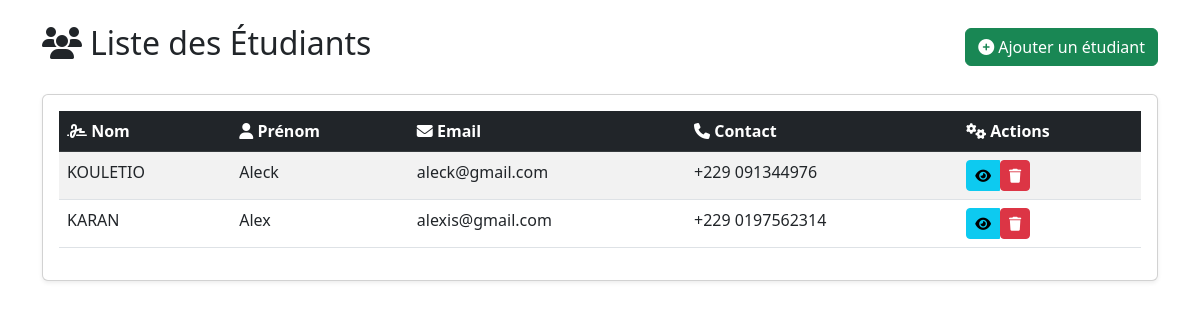
The app's page /, older data.
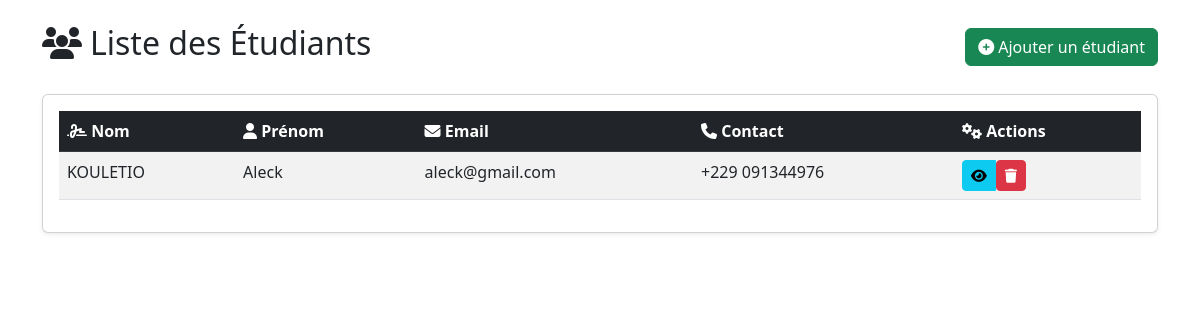
The same page, newer data.
### etudiants/models.py (models this page shows, shortened)
class User(models.Model):
    nom = models.CharField(max_length=100)
    prenom = models.CharField(max_length=100)
    email = models.EmailField(unique=True)
    contact = models.CharField(max_length=15, blank=True, null=True)
    is_valid = models.BooleanField(default=False, null=True)
    class Meta:
        ordering = ["-nom"]

### etudiants/views.py (the view)
# urls.py: path('', views.list_etudiants, name='liste_etudiants'),
def list_etudiants(request):
    with connection.cursor() as cursor :
        cursor.execute("SELECT id, nom, prenom, email, contact FROM etudiants_user")
        rows = cursor.fetchall()
    etudiants = []
    for r in rows:
        etudiants.append({
            'id': r[0],
            'nom': r[1],
            'prenom': r[2],
            'email': r[3],
            'contact': r[4],
            })
    return render(request, 'etudiants/home.html', {'etudiants':etudiants})

### etudiants/templates/etudiants/home.html (shortened to what this page needs)
{% extends 'etudiants/base.html' %}
{% load static %}
{% block content %}
<div class="container mt-4">
    <div class="d-flex justify-content-between align-items-center mb-4">
        <h2><i class="fas fa-users me-2"></i>Liste des Étudiants</h2>
        <a href="{% url 'etudiants:ajouter_etudiant' %}" class="btn btn-success">
            <i class="fas fa-plus-circle me-1"></i>Ajouter un étudiant
        </a>
    </div>
    <div class="card shadow-sm">
        <div class="card-body">
            <div class="table-responsive">
                <table class="table table-hover table-striped">
                    <thead class="table-dark">
                        <tr>
                            <th><i class="fas fa-signature"></i> Nom</th>
                            <th><i class="fas fa-user"></i> Prénom</th>
                            <th><i class="fas fa-envelope"></i> Email</th>
                            <th><i class="fas fa-phone"></i> Contact</th>
                            <th><i class="fas fa-cogs"></i> Actions</th>
                        </tr>
                    </thead>
                    <tbody>
                        {% for etudiant in etudiants %}
                        <tr>
                            <td>{{ etudiant.nom }}</td>
                            <td>{{ etudiant.prenom }}</td>
                            <td>{{ etudiant.email }}</td>
                            <td>{{ etudiant.contact }}</td>
                            <td>
                                <div class="btn-group" role="group">
                                    <a href="{% url 'etudiants:detail_etudiant' etudiant.id %}" class="btn btn-info btn-sm" title="Détails">
                                        <i class="fas fa-eye"></i>
                                    </a>
                                    <form method="post" action="{% url 'etudiants:supprimer_etudiant' etudiant.id %}" class="d-inline">
                                        <button type="submit" class="btn btn-danger btn-sm" onclick="return confirm('Ètes-vous sûr de vouloir supprimer {{etudiant.prenom}} ?')">
                                            <i class="fas fa-trash"></i>
                                        </button>
                                    </form>
                                </div>
                            </td>
                        </tr>
                        {% endfor %}
                    </tbody>
                </table>
            </div>
        </div>
    </div>
</div>
{% endblock %}

### etudiants/templates/etudiants/base.html (shortened to what this page needs)
<!DOCTYPE html>
<html lang="fr">
<head>
    <link href="https://cdn.jsdelivr.net/npm/bootstrap@5.3.0/dist/css/bootstrap.min.css" rel="stylesheet">
    <link rel="stylesheet" href="https://cdnjs.cloudflare.com/ajax/libs/font-awesome/6.4.0/css/all.min.css">
    <link href="https://cdn.jsdelivr.net/npm/bootstrap-icons@1.11.3/font/bootstrap-icons.css" rel="stylesheet" />
</head>
<body>
    {% block content %}{% endblock %}
</body>
</html>

Row changes from the older to the newer data that the page shows:
removed User: nom "KARAN", prenom "Alex", email "alexis@gmail.com", contact "+229 0197562314"
